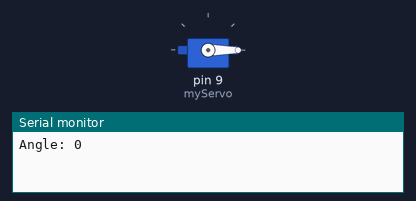
Recording of a sketch running on a simulated Arduino Uno, built with avr-gcc and run on an emulated ATmega328P. Shown: servo, the last lines printed to the serial monitor.

Above: at 0.05 s.
At 3.25 s:
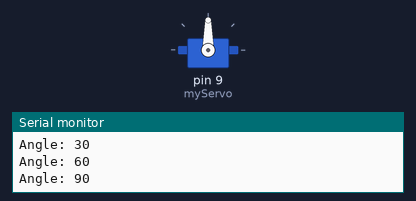
At 6.5 s:
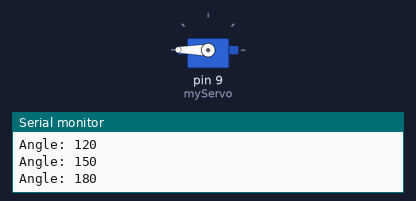
At 13.0 s:
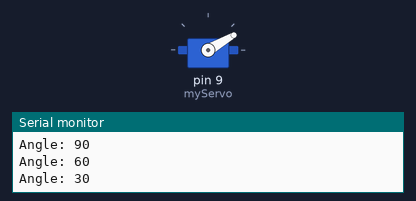
Timing chart, 0 to 18.2 s (numbered marks = the images above):
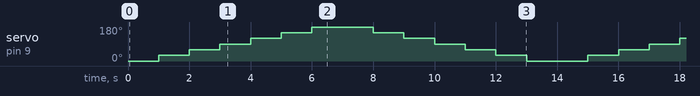

The sketch:

assignment4.ino
```cpp
#include <Servo.h>

Servo myServo;  // Create servo object

void setup() {
  myServo.attach(9);  // Attach servo to pin 9
  Serial.begin(9600);
}

void loop() {

  // Move from 0° to 180°
  for (int angle = 0; angle <= 180; angle += 30) {
    myServo.write(angle);

    Serial.print("Angle: ");
    Serial.println(angle);

    delay(1000);
  }

  // Move from 180° back to 0°
  for (int angle = 180; angle >= 0; angle -= 30) {
    myServo.write(angle);

    Serial.print("Angle: ");
    Serial.println(angle);

    delay(1000);
  }
}
```

Measured:
- by itself, servo on pin 9 (myServo): repeats every 14.0 s: 60° 1.0 s, 90° 1.0 s, 120° 1.0 s, 150° 1.0 s, 180° 2.0 s, 150° 1.0 s, 120° 1.0 s, 90° 1.0 s, 60° 1.0 s, 30° 1.0 s, 0° 2.0 s, 30° 1.0 s
